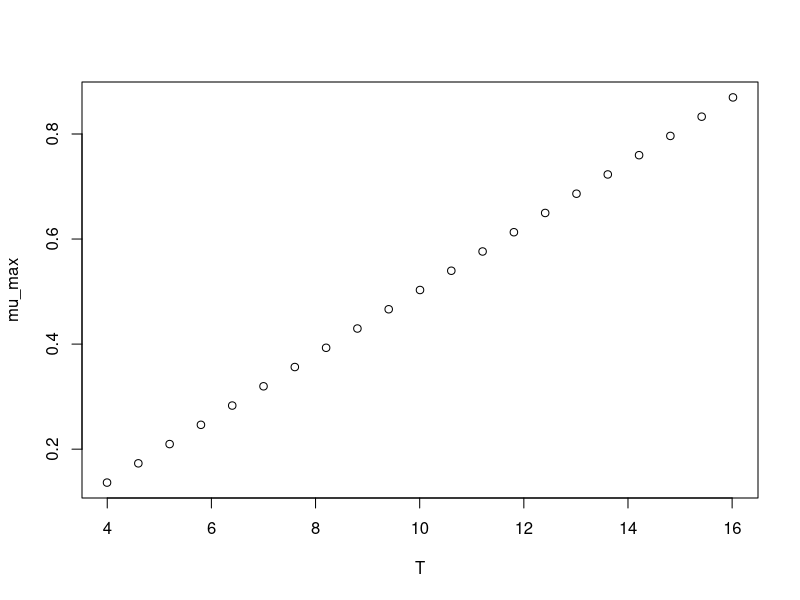

Reproduce this figure in R.
#############################
# start of Parameter script
#############################
T <- seq(3.996003996004,16.016,length.out=21)
#############################
# end of Parameter script
#############################
############################# 
# start of Model script Gropin ID 491 
#############################
 
# constant coefficients for this model
 
variables <- data.frame(T)
argumentsPar <- expand.grid(variables)
 
# heart of the model
response_surface <- function(T) {
   mumax <-0.061*(T-1.76)

return(mumax=mumax)
} 

# output parameters
mumax <- cbind(argumentsPar,response_surface(argumentsPar['T']))
colnames(mumax) <- c(colnames(argumentsPar),'mumax')
#############################
# End of Model script
#############################
############################# 
# start of Visualisation script Gropin ID 491 
#############################
plot(T,mumax$mumax,
                          xlab='T',
                          ylab='mu_max')
#############################
# End of Visualisation script
#############################
